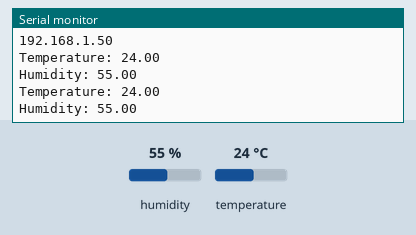
This sketch was run on a simulated ESP8266 (NodeMCU). Parts: the last lines printed to the serial monitor. The test bench sets the inputs (shaded band); at power-on: humidity 55 %, temperature 24 °C. WiFi joins after 1.5 s; servers stay silent unless stated.

Above: at 2.8 s.
2.9 s: humidity set to 22 %
At 4.7 s:
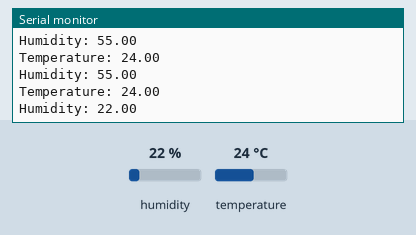
6.1 s: temperature set to 12 °C
At 6.9 s:
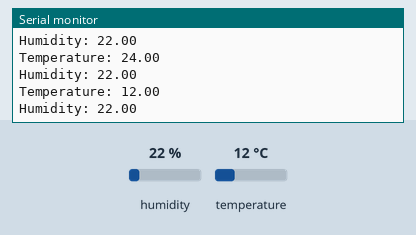
9.3 s: humidity set to 40 %
At 12.0 s:
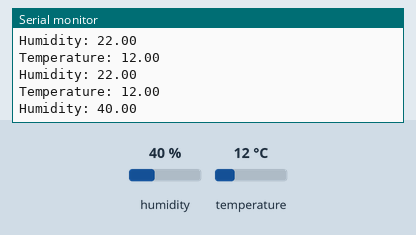
Timing chart, 0 to 13.5 s (numbered marks = the images above; inputs shaded):
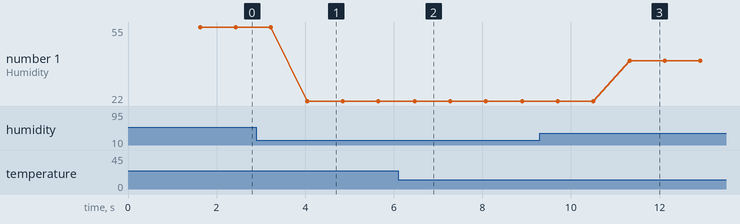

The sketch:

suhudankelembapan.ino
```cpp
#include <ESP8266WiFi.h>
#include <DHT.h>
#include <ThingSpeak.h>

const char *ssid =  "Name Wifi";// Nama wifi yang akan di pakai
const char *pass =  "password";// katasandi
const char *server = "api.thingspeak.com";//server yang akan dipakai

#define DHTPIN 2 //pin DATA konek ke pin 2 Arduino
#define DHTTYPE DHT11 //tipe sensor DHT11
DHT dht(DHTPIN, DHTTYPE); //set sensor + koneksi pin


WiFiClient client;

long myChannelNumber =   2315244;//channel id pada server thingspeak
const char myWriteAPIKey[] = "TO5H5RBK5AW0UISW";//Write APIkeys pada server thingspeak

void setup() {
  // put your setup code here, to run once:
  Serial.begin(9600);
  WiFi.begin(ssid, pass);
  while(WiFi.status() != WL_CONNECTED)
  {
    delay(200);
    Serial.print("..");
  }
  Serial.println();
  Serial.println("NodeMCU is connected!");
  Serial.println(WiFi.localIP());
  dht.begin();
  ThingSpeak.begin(client);
}

void loop() {
  // put your main code here, to run repeatedly:
  float h = dht.readHumidity();
  float t = dht.readTemperature();
  Serial.println("Temperature: " + (String) t);
  Serial.println("Humidity: " + (String) h);
  ThingSpeak.writeField(myChannelNumber, 1, t, myWriteAPIKey);
  ThingSpeak.writeField(myChannelNumber, 2, h, myWriteAPIKey);
  delay(200);
}
```

Measured:
- after the input at 2.9 s, the serial monitor: prints a new line after 1.2 s (image 1)
- after the input at 6.1 s, the serial monitor: prints a new line after 0.37 s (image 2)
- after the input at 9.3 s, the serial monitor: prints a new line after 2.0 s (image 3)
- plotted number 1: 55 → 22 after the input at 2.9 s, 22 → 40 after the input at 9.3 s
